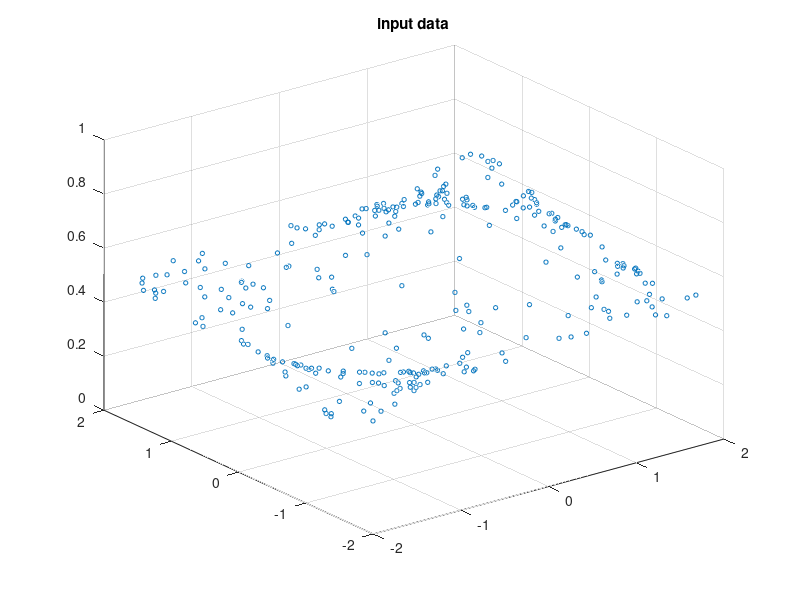

Here is the MATLAB script that generated this plot: (Note: this script raises an error after producing the figure.)
%data generation
data_num=300;
xdata = 4*rand(2,data_num)-2;
labels = xdata(1,:).*exp(-xdata(1,:).^2 - xdata(2,:).^2) + 0.5;

%display input data
figure(1);
scatter3(xdata(1,:), xdata(2,:), labels, 10);
title('input data');

IU = 2;     % a number of input neurons
HU = 30;     % a number of hidden neurons
OU = 1;     % a number of output neurons
 
% initialize weights and biases
% as random numbers between -1.0 and 1.0.
w = 2.0*rand(HU,IU) - 1.0;
b = 2.0*rand(HU,1) - 1.0;
u = 2.0*rand(OU,HU) - 1.0;
c = 2.0*rand(OU,1) - 1.0;

layer1 = Affine(w,b);
layer2 = Sigmoid();
layer3 = Affine(u,c);
layer4 = Sigmoid();
layer5 = MSE();

EPOCH=20000; % a number of training epochs
LAMBDA=0.1; % learning rate

for epoch=1:EPOCH
  p = layer1.forward(xdata);
  y = layer2.forward(p);
  q = layer3.forward(y);
  z = layer4.forward(q);
  loss(epoch) = layer5.forward(z,labels);
  
  %calculate gradient
  dz = layer5.backward();
  dq = layer4.backward(dz);
  dy = layer3.backward(dq);
  dp = layer2.backward(dy);
  dx = layer1.backward(dp);
  
  %learning weights and biases
  layer1.update(LAMBDA);
  layer3.update(LAMBDA);
end

% Display loss change graph
figure(2);
plot(loss)
axis([0 EPOCH 0 max(loss)])
xlabel('Epoch');
ylabel('LOSS');

% Display output graph
[X1 X2] = meshgrid(-2:0.1:2);
pt = layer1.forward([X1(:)';X2(:)']);
yt = layer2.forward(pt);
qt = layer3.forward(yt);
zt = layer4.forward(qt);
figure(3);
zsize = sqrt(size(zt));
mesh(X1,X2,reshape(zt,[zsize(2),zsize(2)]));
title('learning results')

